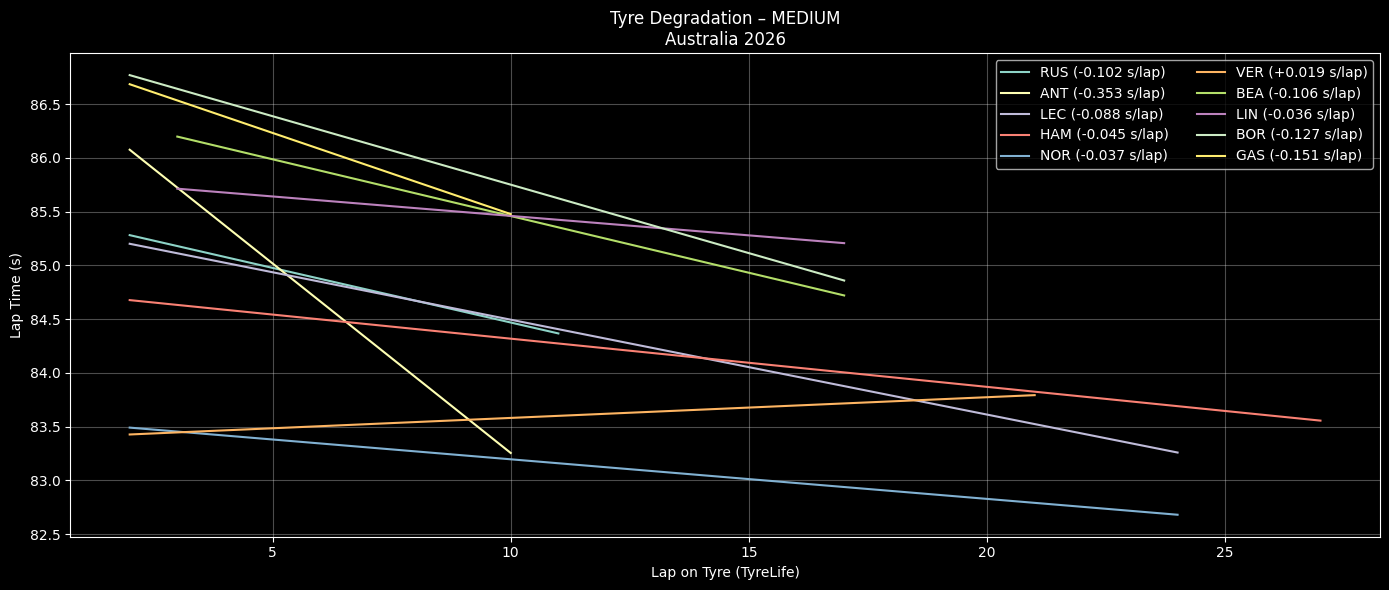

Reproduce this figure in Python.
import fastf1, os
import pandas as pd
import numpy as np
import matplotlib.pyplot as plt
from pathlib import Path

# ========= CONFIG =========
YEAR = 2026
GP = "Australia"
SESSION = "R"
COMPOUND = "MEDIUM"      # SOFT / MEDIUM / HARD
TOP_N = 10             # Top N finishers
CACHE_DIR = Path("/content/fastf1_cache")

# ========= CACHE =========
CACHE_DIR.mkdir(parents=True, exist_ok=True)
fastf1.Cache.enable_cache(CACHE_DIR)

# ========= LOAD SESSION =========
session = fastf1.get_session(YEAR, GP, SESSION)
session.load()

laps = session.laps.copy()
laps = laps[laps["IsAccurate"]]

# Convert laptime to seconds
laps["LapTimeSec"] = laps["LapTime"].dt.total_seconds()

# ========= SELECT TOP DRIVERS =========
drivers = (
    session.results
    .sort_values("Position")
    .head(TOP_N)["Abbreviation"]
    .tolist()
)

laps = laps[laps["Driver"].isin(drivers)]

# ========= CLEAN LAPS =========
laps = laps[
    laps["PitInTime"].isna() &
    laps["PitOutTime"].isna() &
    (laps["Compound"] == COMPOUND)
]

# ========= REMOVE OUTLIERS (IQR PER DRIVER PER STINT) =========
clean = []

for (d, stint), dl in laps.groupby(["Driver", "Stint"]):
    if len(dl) < 5:
        continue

    q1, q3 = dl["LapTimeSec"].quantile([0.25, 0.75])
    iqr = q3 - q1

    dl = dl[
        (dl["LapTimeSec"] >= q1 - 1.5 * iqr) &
        (dl["LapTimeSec"] <= q3 + 1.5 * iqr)
    ]

    clean.append(dl)

clean = pd.concat(clean)

# ========= PLOT TYRE DEGRADATION =========
plt.figure(figsize=(14,6))

for d in drivers:
    dl = clean[clean["Driver"] == d]

    # pilih stint terpanjang untuk driver tsb
    if dl.empty:
        continue

    stint_id = (
        dl.groupby("Stint").size().idxmax()
    )

    stint_laps = dl[dl["Stint"] == stint_id]

    if len(stint_laps) < 5:
        continue

    x = stint_laps["TyreLife"]
    y = stint_laps["LapTimeSec"]

    # Linear regression → degradation slope
    z = np.polyfit(x, y, 1)
    y_fit = np.polyval(z, x)

    plt.plot(x, y_fit, label=f"{d} ({z[0]:+.03f} s/lap)")

plt.title(f"Tyre Degradation – {COMPOUND}\n{GP} {YEAR}")
plt.xlabel("Lap on Tyre (TyreLife)")
plt.ylabel("Lap Time (s)")
plt.grid(alpha=0.3)
plt.legend(ncol=2)
plt.tight_layout()
plt.show()
